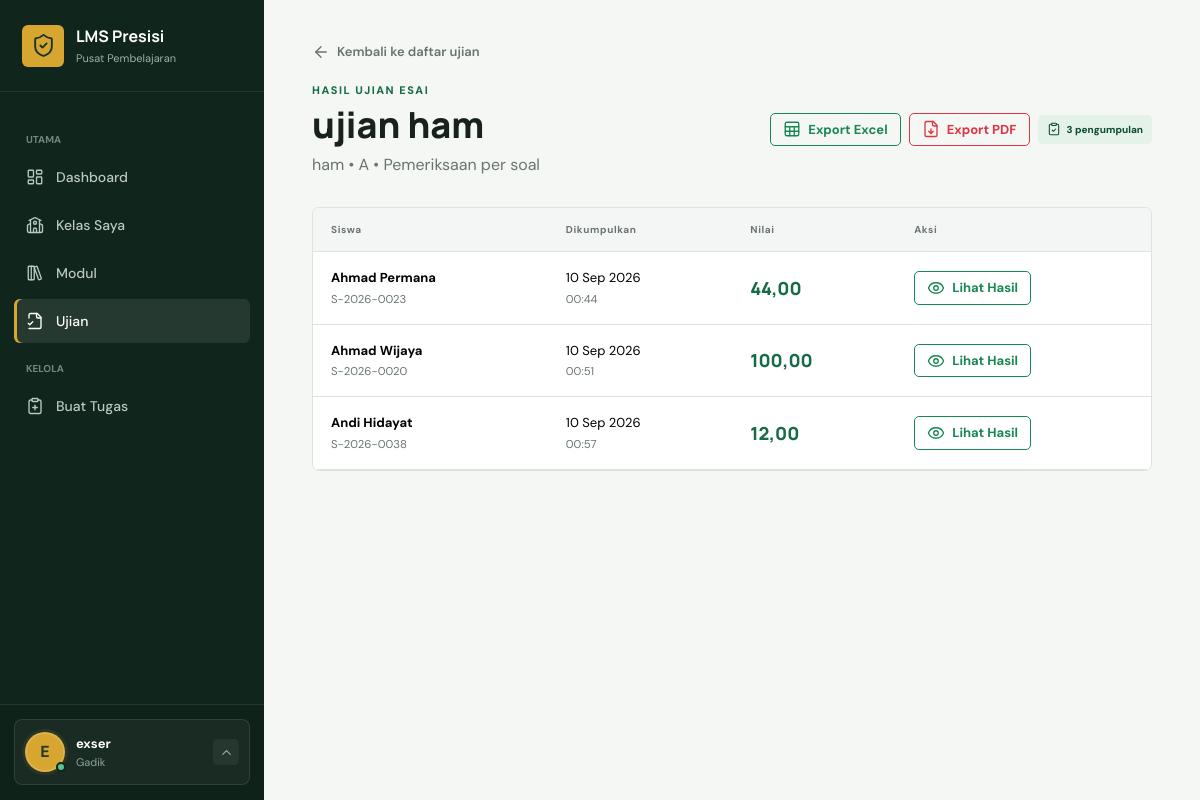
Screenshot of /ujian/1/hasil/ (signed in) with the database file from the repository.
### lms/models.py (models this page shows, shortened)
class CustomUser(AbstractUser):
    class Role(models.TextChoices):
        ADMIN = "ADMIN", "Admin"
        GADIK = "GADIK", "Gadik"
        SERDIK = "SERDIK", "Serdik"
    nama_lengkap = models.CharField(max_length=255, blank=True)
    nip_nrp = models.CharField(max_length=30, unique=True, null=True, blank=True)
    tempat_lahir = models.CharField(max_length=100, blank=True)
    tanggal_lahir = models.DateField(null=True, blank=True)
    asal_pengiriman = models.CharField(max_length=150, blank=True)
    alamat = models.TextField(blank=True)
    role = models.CharField(max_length=10, choices=Role.choices, default=Role.SERDIK)
    @property
    def display_name(self):
        return self.nama_lengkap or self.get_full_name() or self.username

class Ujian(models.Model):
    class Metode(models.TextChoices):
        ESAI = "ESAI", "Esai"
        PILIHAN_GANDA = "PILIHAN_GANDA", "Pilihan Ganda"
    kelas = models.ForeignKey(Kelas, on_delete=models.CASCADE, related_name="ujian")
    mapel = models.ForeignKey(MataPelajaran, on_delete=models.PROTECT, related_name="ujian")
    gadik = models.ForeignKey(CustomUser, on_delete=models.PROTECT, related_name="ujian_dibuat")
    judul = models.CharField(max_length=200)
    metode = models.CharField(max_length=20, choices=Metode.choices)
    instruksi = models.TextField()
    waktu_mulai = models.DateTimeField()
    waktu_selesai = models.DateTimeField()
    durasi_menit = models.PositiveSmallIntegerField(default=60)
    created_at = models.DateTimeField(auto_now_add=True)
    class Meta:
        ordering = ["waktu_mulai"]
        verbose_name_plural = "Ujian"

class MataPelajaran(models.Model):
    kurikulum = models.ForeignKey(Kurikulum, on_delete=models.CASCADE, related_name="mata_pelajaran")
    kode_mapel = models.CharField(max_length=20)
    nama_mapel = models.CharField(max_length=100)
    gadik_pengajar = models.ManyToManyField(
        CustomUser,
        blank=True,
        limit_choices_to={"role": CustomUser.Role.GADIK},
        related_name="mata_pelajaran_diampu",
    )
    class Meta:
        ordering = ["kode_mapel"]
        constraints = [
            models.UniqueConstraint(fields=["kurikulum", "kode_mapel"], name="unik_kode_mapel_per_kurikulum")
        ]
        verbose_name_plural = "Mata pelajaran"

class Kelas(models.Model):
    nama_kelas = models.CharField(max_length=50)
    kurikulum = models.ForeignKey(Kurikulum, on_delete=models.PROTECT, related_name="kelas")
    gadik_pembina = models.ForeignKey(
        CustomUser,
        on_delete=models.SET_NULL,
        null=True,
        blank=True,
        limit_choices_to={"role": CustomUser.Role.GADIK},
        related_name="kelas_binaan",
    )
    class Meta:
        ordering = ["nama_kelas"]
        verbose_name_plural = "Kelas"
    def __str__(self):
        return self.nama_kelas

class PengumpulanUjian(models.Model):
    ujian = models.ForeignKey(Ujian, on_delete=models.CASCADE, related_name="pengumpulan")
    serdik = models.ForeignKey(CustomUser, on_delete=models.CASCADE, related_name="pengumpulan_ujian")
    started_at = models.DateTimeField(null=True, blank=True)
    submitted_at = models.DateTimeField(null=True, blank=True)
    nilai = models.DecimalField(max_digits=5, decimal_places=2, null=True, blank=True)
    class Meta:
        constraints = [models.UniqueConstraint(fields=["ujian", "serdik"], name="unik_pengumpulan_ujian")]
        verbose_name_plural = "Pengumpulan ujian"

### lms/views.py (the view, shortened to what this page needs)
# urls.py: path("ujian/<int:pk>/hasil/", views.hasil_ujian, name="hasil_ujian"),
@role_required(CustomUser.Role.ADMIN, CustomUser.Role.GADIK, CustomUser.Role.SERDIK)
def hasil_ujian(request, pk):
    queryset = ujian_for_manager(request.user)
    ujian = get_object_or_404(queryset, pk=pk)
    pengumpulan_queryset = ujian.pengumpulan.filter(submitted_at__isnull=False).select_related("serdik").order_by(
        "serdik__nama_lengkap", "serdik__username"
    )
    pengumpulan_terpilih = request.GET.get("pengumpulan") or request.POST.get("pengumpulan")
    if not pengumpulan_terpilih:
        return render(
            request,
            "lms/hasil_ujian.html",
            {"ujian": ujian, "pengumpulan_rows": pengumpulan_queryset, "show_submission_table": True},
        )

### lms/views.py (called while the page is built)
def role_required(*roles):
    def decorator(view_func):
        @login_required
        @wraps(view_func)
        def wrapped(request, *args, **kwargs):
            if request.user.role not in roles and not request.user.is_superuser:
                raise PermissionDenied
            return view_func(request, *args, **kwargs)
        return wrapped
    return decorator

def is_admin(user):
    return user.is_superuser or user.role == CustomUser.Role.ADMIN

def ujian_for_manager(user, queryset=None):
    if queryset is None:
        queryset = Ujian.objects.all()
    if is_admin(user):
        return queryset
    return queryset.filter(mapel__gadik_pengajar=user).distinct()

### templates/lms/hasil_ujian.html (shortened to what this page needs)
{% extends 'base.html' %}
{% block content %}
{% if not is_student_result and not show_submission_table %}
<a class="back-link" href="{% url 'hasil_ujian' ujian.pk %}"><i data-lucide="arrow-left"></i>Kembali ke daftar hasil ujian</a>
{% else %}
<a class="back-link" href="{% url 'daftar_ujian' %}"><i data-lucide="arrow-left"></i>Kembali ke daftar ujian</a>
{% endif %}
<header class="page-heading heading-with-action">
    <div><p class="eyebrow">HASIL UJIAN {{ ujian.get_metode_display|upper }}</p><h1>{{ ujian.judul }}</h1><p>{{ ujian.mapel.nama_mapel }} &bull; {{ ujian.kelas }} &bull; {% if is_student_result %}Evaluasi jawaban Anda{% else %}Pemeriksaan per soal{% endif %}</p></div>
    <div class="d-flex align-items-center gap-2 flex-wrap">
        {% if not is_student_result %}
        <a class="btn btn-outline-success" href="{% url 'export_hasil_ujian_excel' ujian.pk %}"><i data-lucide="sheet"></i>Export Excel</a>
        <a class="btn btn-outline-danger" href="{% url 'export_hasil_ujian_pdf' ujian.pk %}"><i data-lucide="file-down"></i>Export PDF</a>
        {% endif %}
        <span class="exam-method"><i data-lucide="clipboard-check"></i>{% if is_student_result %}Hasil Saya{% elif show_submission_table %}{{ pengumpulan_rows|length }} pengumpulan{% else %}Detail hasil{% endif %}</span>
    </div>
</header>
{% if show_submission_table %}
<div class="table-shell"><div class="table-responsive"><table class="table align-middle"><thead><tr><th>Siswa</th><th>Dikumpulkan</th><th>Nilai</th><th>Aksi</th></tr></thead><tbody>
    {% for item in pengumpulan_rows %}<tr><td><strong>{{ item.serdik.display_name }}</strong><small>{{ item.serdik.nip_nrp|default:item.serdik.username }}</small></td><td>{{ item.submitted_at|date:'d M Y' }}<small>{{ item.submitted_at|date:'H:i' }}</small></td><td><span class="grade-cell">{{ item.nilai|default_if_none:'-' }}</span></td><td><a class="btn btn-outline-success" href="?pengumpulan={{ item.pk }}"><i data-lucide="eye"></i>Lihat Hasil</a></td></tr>
    {% empty %}<tr><td colspan="4"><div class="empty-state compact"><i data-lucide="clipboard-x"></i><p>Belum ada Serdik yang melaksanakan ujian.</p></div></td></tr>{% endfor %}
</tbody></table></div></div>
{% endif %}
{% endblock %}

### templates/base.html (shortened to what this page needs)
{% load static %}
<!doctype html>
<html lang="id">
<head>
    <link href="https://cdn.jsdelivr.net/npm/bootstrap@5.3.8/dist/css/bootstrap.min.css" rel="stylesheet">
    <link rel="stylesheet" href="{% static 'css/app.css' %}">
</head>
<body>
    <div class="app-shell">
        <aside class="sidebar offcanvas-lg offcanvas-start" tabindex="-1" id="sidebar">
            <div class="sidebar-head">
                <a class="brand" href="{% url 'dashboard' %}">
                    <span class="brand-mark"><i data-lucide="shield-check"></i></span>
                    <span><strong>LMS Presisi</strong><small>Pusat Pembelajaran</small></span>
                </a>
            </div>
            <nav class="sidebar-nav">
                <span class="nav-caption">UTAMA</span>
                <a href="{% url 'dashboard' %}" class="nav-item {% if request.resolver_match.url_name == 'dashboard' %}active{% endif %}">
                    <i data-lucide="layout-dashboard"></i><span>Dashboard</span>
                </a>
                <a href="{% url 'daftar_kelas' %}" class="nav-item {% if 'kelas' in request.path %}active{% endif %}">
                    <i data-lucide="school"></i><span>{% if user.role == 'ADMIN' or user.is_superuser %}Daftar Kelas{% else %}Kelas Saya{% endif %}</span>
                </a>
                <a href="{% url 'daftar_modul' %}" class="nav-item {% if request.resolver_match.url_name == 'daftar_modul' %}active{% endif %}">
                    <i data-lucide="library-big"></i><span>Modul</span>
                </a>
                <a href="{% url 'daftar_ujian' %}" class="nav-item {% if 'ujian' in request.resolver_match.url_name %}active{% endif %}">
                    <i data-lucide="file-check-2"></i><span>Ujian</span>
                </a>
                {% if user.role == 'GADIK' or user.role == 'ADMIN' or user.is_superuser %}
                <span class="nav-caption">KELOLA</span>
                <a href="{% url 'buat_tugas' %}" class="nav-item"><i data-lucide="clipboard-plus"></i><span>Buat Tugas</span></a>
                {% endif %}
            </nav>
            <div class="sidebar-user dropup">
                <button class="sidebar-user-trigger" type="button" data-bs-toggle="dropdown" data-bs-display="static" aria-expanded="false" aria-label="Buka menu profil">
                    <span class="account-avatar">
                        <span class="avatar">{{ user.display_name|slice:":1"|upper }}</span>
                        <span class="account-status" aria-hidden="true"></span>
                    </span>
                    <span class="user-copy"><strong>{{ user.display_name }}</strong><small>{{ user.get_role_display }}</small></span>
                    <span class="sidebar-user-chevron"><i data-lucide="chevron-up"></i></span>
                </button>
            </div>
        </aside>
        <main class="main-content">
            <div class="content-wrap">
                {% block content %}{% endblock %}
            </div>
        </main>
    </div>
</body>
</html>

### rows the page displays
CustomUser: display_name "E", display_name "exser", role "Gadik"
Ujian: metode "ESAI", judul "ujian ham", mapel.nama_mapel "ham", kelas "A"
PengumpulanUjian: serdik.display_name "Ahmad Permana", serdik.nip_nrp "S-2026-0023", submitted_at "10 Sep 2026", submitted_at "00:44", nilai "44,00"
PengumpulanUjian: serdik.display_name "Ahmad Wijaya", serdik.nip_nrp "S-2026-0020", submitted_at "10 Sep 2026", submitted_at "00:51", nilai "100,00"
PengumpulanUjian: serdik.display_name "Andi Hidayat", serdik.nip_nrp "S-2026-0038", submitted_at "10 Sep 2026", submitted_at "00:57", nilai "12,00"

### other values shown
{{ pengumpulan_rows|length }} "3"
